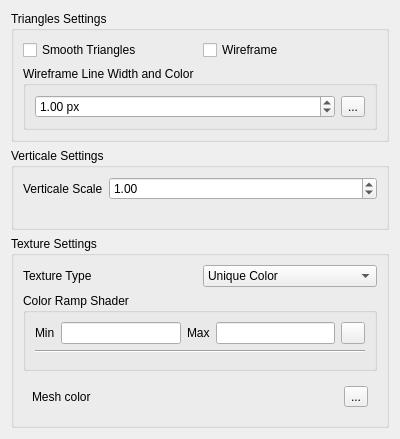
<?xml version="1.0" encoding="UTF-8"?>
<ui version="4.0">
 <class>QgsMesh3dSymbolProperties</class>
 <widget class="QWidget" name="QgsMesh3dSymbolProperties">
  <property name="geometry">
   <rect>
    <x>0</x>
    <y>0</y>
    <width>400</width>
    <height>439</height>
   </rect>
  </property>
  <property name="windowTitle">
   <string>Form</string>
  </property>
  <layout class="QVBoxLayout" name="verticalLayout">
   <item>
    <widget class="QgsCollapsibleGroupBox" name="mGroupBoxTrianglesSettings">
     <property name="title">
      <string>Triangles Settings</string>
     </property>
     <layout class="QGridLayout" name="gridLayout_3">
      <item row="1" column="0" colspan="2">
       <widget class="QGroupBox" name="groupBoxWireframe">
        <property name="title">
         <string>Wireframe Line Width and Color</string>
        </property>
        <layout class="QHBoxLayout" name="horizontalLayout">
         <item>
          <widget class="QDoubleSpinBox" name="spinBoxWireframeLineWidth">
           <property name="suffix">
            <string> px</string>
           </property>
           <property name="value">
            <double>1.000000000000000</double>
           </property>
          </widget>
         </item>
         <item>
          <widget class="QgsColorButton" name="colorButtonWireframe">
           <property name="text">
            <string>...</string>
           </property>
          </widget>
         </item>
        </layout>
       </widget>
      </item>
      <item row="0" column="1">
       <widget class="QCheckBox" name="chkWireframe">
        <property name="text">
         <string>Wireframe</string>
        </property>
       </widget>
      </item>
      <item row="0" column="0">
       <widget class="QCheckBox" name="chkSmoothTriangles">
        <property name="text">
         <string>Smooth Triangles</string>
        </property>
       </widget>
      </item>
     </layout>
    </widget>
   </item>
   <item>
    <widget class="QgsCollapsibleGroupBox" name="mGroupBoxVerticaleSettings">
     <property name="title">
      <string>Verticale Settings</string>
     </property>
     <layout class="QFormLayout" name="formLayout">
      <item row="0" column="0">
       <widget class="QLabel" name="label_4">
        <property name="text">
         <string>Verticale Scale</string>
        </property>
       </widget>
      </item>
      <item row="0" column="1">
       <widget class="QDoubleSpinBox" name="spinBoxVerticaleScale">
        <property name="maximum">
         <double>9999999.990000000223517</double>
        </property>
        <property name="value">
         <double>1.000000000000000</double>
        </property>
       </widget>
      </item>
     </layout>
    </widget>
   </item>
   <item>
    <widget class="QgsCollapsibleGroupBox" name="mgroupBoxTextureSettings">
     <property name="title">
      <string>Texture Settings</string>
     </property>
     <layout class="QGridLayout" name="gridLayout_6">
      <item row="0" column="0">
       <widget class="QLabel" name="label_5">
        <property name="text">
         <string>Texture Type</string>
        </property>
       </widget>
      </item>
      <item row="2" column="0" colspan="2">
       <widget class="QWidget" name="mMeshUniqueColorWidget" native="true">
        <layout class="QHBoxLayout" name="horizontalLayout_3">
         <item>
          <widget class="QLabel" name="label_6">
           <property name="text">
            <string>Mesh color</string>
           </property>
          </widget>
         </item>
         <item>
          <widget class="QgsColorButton" name="mMeshUniqueColorButton">
           <property name="text">
            <string>...</string>
           </property>
          </widget>
         </item>
        </layout>
       </widget>
      </item>
      <item row="0" column="1">
       <widget class="QComboBox" name="mComboBoxTextureType">
        <item>
         <property name="text">
          <string>Unique Color</string>
         </property>
        </item>
        <item>
         <property name="text">
          <string>Ramp Color Shader</string>
         </property>
        </item>
       </widget>
      </item>
      <item row="1" column="0" colspan="2">
       <widget class="QGroupBox" name="mGroupBoxColorRampShader">
        <property name="title">
         <string>Color Ramp Shader</string>
        </property>
        <layout class="QGridLayout" name="gridLayout_7">
         <property name="leftMargin">
          <number>9</number>
         </property>
         <property name="topMargin">
          <number>9</number>
         </property>
         <property name="rightMargin">
          <number>9</number>
         </property>
         <property name="bottomMargin">
          <number>9</number>
         </property>
         <item row="1" column="0" colspan="5">
          <widget class="Line" name="line_2">
           <property name="orientation">
            <enum>Qt::Horizontal</enum>
           </property>
          </widget>
         </item>
         <item row="0" column="1">
          <widget class="QLineEdit" name="mColorRampShaderMinEdit"/>
         </item>
         <item row="0" column="0">
          <widget class="QLabel" name="label_2">
           <property name="text">
            <string>Min</string>
           </property>
          </widget>
         </item>
         <item row="0" column="2">
          <widget class="QLabel" name="label_7">
           <property name="text">
            <string>Max</string>
           </property>
          </widget>
         </item>
         <item row="0" column="4">
          <widget class="QPushButton" name="mColorRampShaderMinMaxReloadButton">
           <property name="maximumSize">
            <size>
             <width>24</width>
             <height>24</height>
            </size>
           </property>
           <property name="text">
            <string/>
           </property>
           <property name="icon">
            <iconset resource="../../../images/images.qrc">
             <normaloff>:/images/themes/default/mActionRefresh.svg</normaloff>:/images/themes/default/mActionRefresh.svg</iconset>
           </property>
          </widget>
         </item>
         <item row="2" column="0" colspan="5">
          <widget class="QgsColorRampShaderWidget" name="mColorRampShaderWidget" native="true">
           <property name="minimumSize">
            <size>
             <width>0</width>
             <height>0</height>
            </size>
           </property>
          </widget>
         </item>
         <item row="0" column="3">
          <widget class="QLineEdit" name="mColorRampShaderMaxEdit"/>
         </item>
        </layout>
       </widget>
      </item>
     </layout>
    </widget>
   </item>
  </layout>
 </widget>
 <customwidgets>
  <customwidget>
   <class>QgsColorRampShaderWidget</class>
   <extends>QWidget</extends>
   <header>raster/qgscolorrampshaderwidget.h</header>
   <container>1</container>
  </customwidget>
  <customwidget>
   <class>QgsColorButton</class>
   <extends>QToolButton</extends>
   <header>qgscolorbutton.h</header>
   <container>1</container>
  </customwidget>
  <customwidget>
   <class>QgsCollapsibleGroupBox</class>
   <extends>QGroupBox</extends>
   <header>qgscollapsiblegroupbox.h</header>
   <container>1</container>
  </customwidget>
 </customwidgets>
 <resources>
  <include location="../../../images/images.qrc"/>
 </resources>
 <connections/>
</ui>
